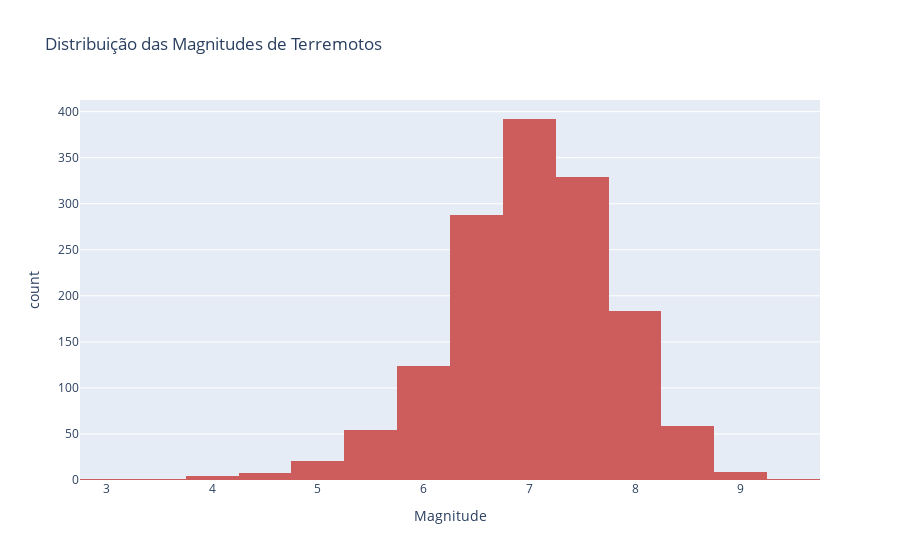

The notebook cell saved with this chart:
### Markdown cell above
## 📊 Análise Exploratória

Aqui foram exploradas as seguintes variáveis principais:

- Distribuição das magnitudes de terremotos
- Altura máxima da água em metros
- Total de mortes, feridos e desaparecidos
- Países mais afetados por tsunamis
- Comparação entre magnitude do terremoto e impacto humano

Gráficos e tabelas são utilizados para facilitar a interpretação dos dados.

### Code cell
fig = px.histogram(
    df,
    x='Earthquake Magnitude',
    nbins=30,
    title='Distribuição das Magnitudes de Terremotos',
    labels={'Earthquake Magnitude': 'Magnitude'},
    color_discrete_sequence=['indianred']

)

fig.show()

### Figure 1 — Plotly figure (JSON) as saved in the notebook; plotly's stock layout.template omitted (floating-point values rounded to 4 significant figures; data arrays with more than 128 entries replaced by an {"elided": "..."} marker saying what was removed)
{"data": [{"bingroup": "x", "hovertemplate": "Magnitude=%{x}<br>count=%{y}<extra></extra>", "legendgroup": "", "marker": {"color": "indianred", "pattern": {"shape": ""}}, "name": "", "nbinsx": 30, "orientation": "v", "showlegend": false, "type": "histogram", "x": {"elided": "2418 float values"}, "xaxis": "x", "yaxis": "y"}], "layout": {"barmode": "relative", "legend": {"tracegroupgap": 0}, "title": {"text": "Distribuição das Magnitudes de Terremotos"}, "xaxis": {"anchor": "y", "domain": [0, 1], "title": {"text": "Magnitude"}}, "yaxis": {"anchor": "x", "domain": [0, 1], "title": {"text": "count"}}}}
